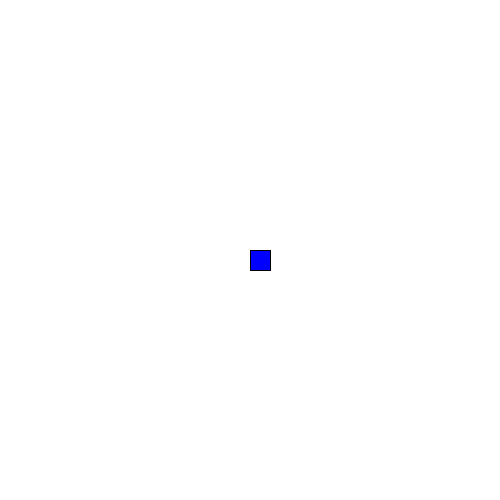
Frame 1 (no input)
Frame 60 (the mouse pressed at the canvas centre just before this capture): identical to frame 1, image omitted
Frame 120 (the mouse held since frame 60 and released just before this capture): identical to frame 1, image omitted

The Processing sketch that drew this single still picture (run headless with seeded random() and noise(); from frame 60 on, the mouse is pressed at the canvas centre):

// Processing sketch: Opdracht_12_6
// ── Opdracht_12_6.pde
int x = 250;
int y = 250;
void setup() {
  size(500, 500);
}

void draw() {
  background(255);
  fill(0, 0, 255);
  rect(x, y, 20, 20);
}

void keyPressed() {
  if (keyCode == 37) {
    x -= 10;
  }
  if (keyCode == 39) {
    x += 10;
  }
  if (keyCode == 38) {
    y -= 10;
  }
  if (keyCode == 40) {
    y += 10;
  }
}
